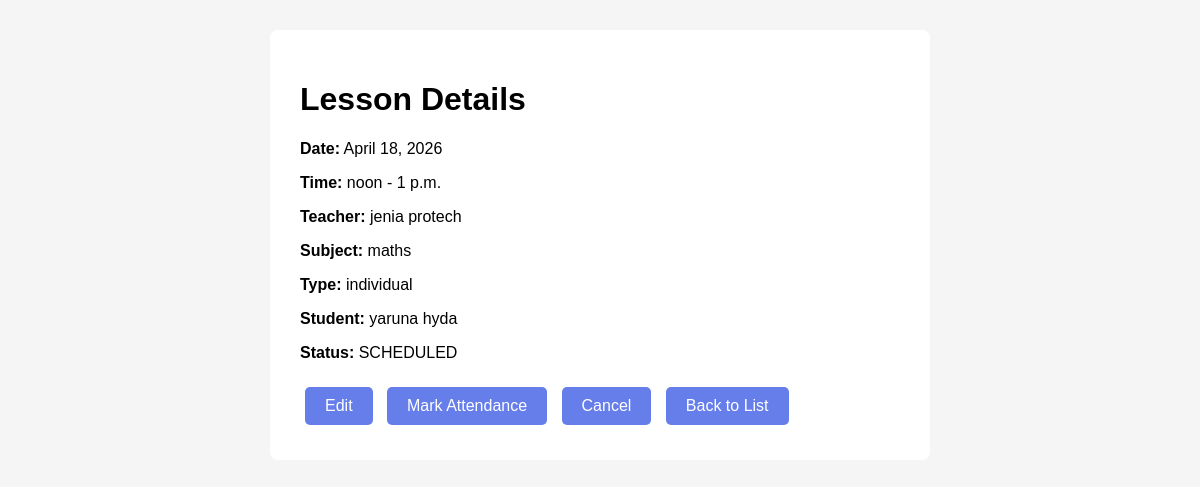
/lessons/2/ (signed in), run on the app's committed database.
### lessons/models.py (models this page shows)
class Lesson(models.Model):
    LESSON_STATUS = [
        ('SCHEDULED', 'Scheduled'), #запланований
        ('COMPLETED', 'Completed'), #проведений
        ('CANCELLED', 'Cancelled'), #скасований
    ]
    template = models.ForeignKey(LessonTemplate, on_delete=models.SET_NULL, null=True, blank=True) #якщо шаблон видалити → урок залишиться
    teacher = models.ForeignKey(CustomUser, on_delete=models.CASCADE, limit_choices_to={'role': 'TEACHER'})
    subject = models.ForeignKey(Subject, on_delete=models.CASCADE)
    branch = models.ForeignKey(Branch, on_delete=models.CASCADE)
    lesson_type = models.CharField(max_length=10, choices=[('individual', 'Individual'), ('group', 'Group')])
    student = models.ForeignKey(Student, on_delete=models.CASCADE, null=True, blank=True)
    group = models.ForeignKey(Group, on_delete=models.CASCADE, null=True, blank=True)
    date = models.DateField()
    start_time = models.TimeField()
    end_time = models.TimeField()
    status = models.CharField(max_length=20, choices=LESSON_STATUS, default='SCHEDULED') #'SCHEDULED' по дефолту урок ще не проведений
    created_at = models.DateTimeField(auto_now_add=True) # auto_now_add=True автоматично поставити дату і час тільки один раз — при створенні запису

### users/models.py (models this page shows, shortened)
class CustomUser(AbstractUser):
    ROLE_CHOICES = [
        ('ADMIN', 'Administrator'),
        ('TEACHER', 'Teacher'),
    ]
    phone = models.CharField(
        max_length=15,
        unique=True,
        help_text="Phone number in format: +380XXXXXXXXX"
    )
    role = models.CharField(
        max_length=10,
        choices=ROLE_CHOICES,
        default='TEACHER',
        help_text="User role: ADMIN or TEACHER"
    )
    is_active = models.BooleanField(
        default=True,
        help_text="Designates whether this user should be treated as active"
    )
    USERNAME_FIELD = 'phone'
    REQUIRED_FIELDS = ['email']
    objects = CustomUserManager()
    class Meta:
        db_table = 'users_customuser'
        verbose_name = 'Custom User'
        verbose_name_plural = 'Custom Users'
        ordering = ['phone']
        indexes = [
            models.Index(fields=['phone']),
            models.Index(fields=['role']),
            models.Index(fields=['is_active']),
        ]

### subjects/models.py (models this page shows)
class Subject(models.Model):
    name = models.CharField(max_length=255)
    branch = models.ForeignKey(Branch, on_delete=models.CASCADE)
    status = models.CharField(
        max_length=10,
        choices=[('active', 'Active'), ('archived', 'Archived')],
        default='active'
    )
    created_at = models.DateTimeField(auto_now_add=True)
    class Meta:
        unique_together = ('name', 'branch')

### students/models.py (models this page shows, shortened)
class Student(models.Model):
    first_name = models.CharField(max_length=100)
    last_name = models.CharField(max_length=100)
    date_of_birth = models.DateField(null=True, blank=True)
    phone = models.CharField(max_length=15, blank=True)
    email = models.EmailField(blank=True)
    address = models.TextField(blank=True)
    branch = models.ForeignKey(Branch, on_delete=models.CASCADE)
    status = models.CharField(
        max_length=10,
        choices=[('active', 'Active'), ('archived', 'Archived')],
        default='active'
    )
    created_at = models.DateTimeField(auto_now_add=True)

### lessons/views.py (the view)
# urls.py: path('<int:pk>/', views.lesson_detail, name='lesson_detail'),
@login_required(login_url='login')
def lesson_detail(request, pk):
    lesson = get_object_or_404(Lesson, pk=pk)
    if not check_admin(request.user) and request.user != lesson.teacher:
        messages.error(request, 'Access denied')
        return redirect('dashboard')
    context = {'lesson': lesson}
    return render(request, 'lessons/lesson_detail.html', context)

### lessons/views.py (called while the page is built)
def check_admin(user):
    return user.is_authenticated and user.role == 'ADMIN'

### lessons/templates/lessons/lesson_detail.html (shortened to what this page needs)
<!DOCTYPE html>
<html lang="en">
<head>
</head>
<body>
    <div class="container">
        <h1>Lesson Details</h1>
        <p><strong>Date:</strong> {{ lesson.date }}</p>
        <p><strong>Time:</strong> {{ lesson.start_time }} - {{ lesson.end_time }}</p>
        <p><strong>Teacher:</strong> {{ lesson.teacher.first_name }} {{ lesson.teacher.last_name }}</p>
        <p><strong>Subject:</strong> {{ lesson.subject.name }}</p>
        <p><strong>Type:</strong> {{ lesson.lesson_type }}</p>
        {% if lesson.lesson_type == 'individual' %}
        <p><strong>Student:</strong> {{ lesson.student.first_name }} {{ lesson.student.last_name }}</p>
        {% else %}
        <p><strong>Group:</strong> {{ lesson.group.name }}</p>
        {% endif %}
        <p><strong>Status:</strong> {{ lesson.status }}</p>
        <div style="margin-top: 20px;">
            {% if lesson.status == 'SCHEDULED' %}
            <a href="{% url 'lesson_edit' lesson.pk %}" class="btn">Edit</a>
            <a href="{% url 'lesson_attendance' lesson.pk %}" class="btn">Mark Attendance</a>
            <a href="{% url 'lesson_cancel' lesson.pk %}" class="btn">Cancel</a>
            {% endif %}
            <a href="{% url 'lesson_list' %}" class="btn">Back to List</a>
        </div>
    </div>
</body>
</html>

### lessons/templates/lessons/lesson_detail.html (style rules this page uses)
body { font-family: Arial, sans-serif; background: #f5f5f5; }
.container { max-width: 600px; margin: 30px auto; background: white; padding: 30px; border-radius: 8px; }
.btn { display: inline-block; background: #667eea; color: white; padding: 10px 20px; border-radius: 5px; text-decoration: none; margin: 5px; }

### data on the page
Lesson: date "April 18, 2026", start_time "noon", end_time "1 p.m.", teacher.first_name "jenia", teacher.last_name "protech", subject.name "maths", lesson_type "individual", student.first_name "yaruna", student.last_name "hyda", status "SCHEDULED"
